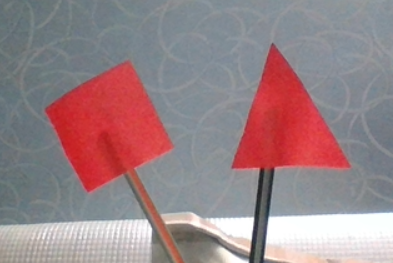
#> input picture original.PNG, 393 x 263 px, given in place of the camera
$ jupyter execute red-shapes-tracking.ipynb   (older library calls are emulated)
#> lines starting #> are read from the running program, lines starting #| are printed output that depends on the picture; after the words box and inside, x2 and y2 are one past the last pixel; in counts of white or black regions, pixels touching at a corner belong together
[cell 1]
import cv2
import numpy as np

[cell 2]
cap = cv2.VideoCapture(0)

[cell 3]
while True:
    _,frame = cap.read()
#> frame is the input picture: shape (263, 393, 3); mean B, G, R 135.5, 131.4, 153.2
    cv2.imshow('frame',frame)
    hsv = cv2.cvtColor(frame,cv2.COLOR_BGR2HSV)
#> hsv: shape (263, 393, 3); mean H, S, V 102.6, 51.5, 161.9
    lower_red = np.array([0,100,50])
    upper_red = np.array([2,255,255])
    mask0 = cv2.inRange(hsv, lower_red, upper_red)
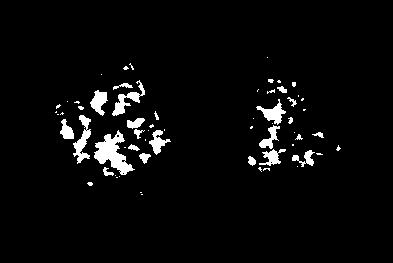
#> mask0: shape (263, 393); 3.9% white; 63 white regions (40 under 20 px), largest, box (x1, y1, x2, y2) and area: (94, 130, 135, 175) 809, (73, 115, 91, 164) 383, (112, 80, 145, 116) 346
    lower_red = np.array([174,100,50])
    upper_red = np.array([180,255,255])
    mask1 = cv2.inRange(hsv, lower_red, upper_red)
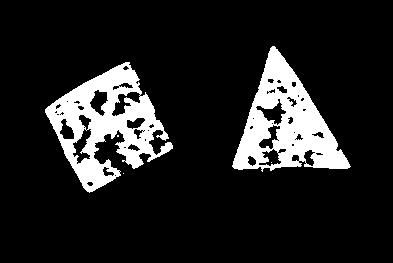
#> mask1: shape (263, 393); 13.2% white; 5 white regions (3 under 20 px), largest, box (x1, y1, x2, y2) and area: (45, 62, 173, 193) 7006, (232, 46, 351, 172) 6592
    mask = mask0+mask1
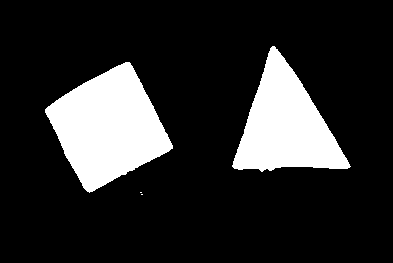
#> mask: shape (263, 393); 17% white; 4 white regions (2 under 20 px), largest, box (x1, y1, x2, y2) and area: (45, 62, 173, 193) 9761, (232, 46, 351, 172) 7832
    res = cv2.bitwise_and(frame,frame, mask= mask)
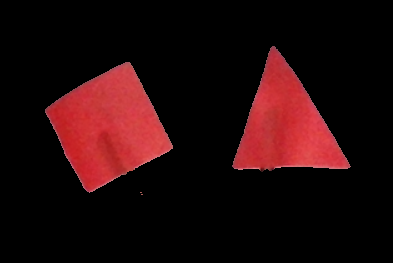
#> res: shape (263, 393, 3); mean B, G, R 10.6, 9.6, 34.1
    median=cv2.medianBlur(res,21)
    gray = cv2.cvtColor(median,cv2.COLOR_BGR2GRAY)
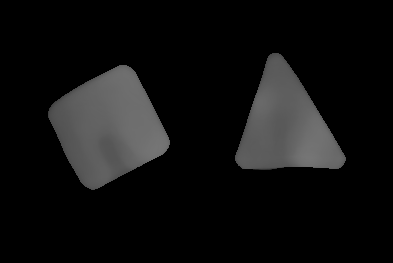
#> gray: shape (263, 393); min 0, max 117, mean 16.3
    _,binary = cv2.threshold(gray,50,255,cv2.THRESH_BINARY)
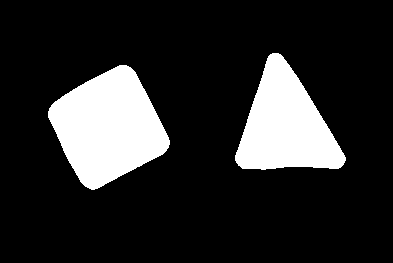
#> binary: shape (263, 393); 16.7% white; 2 white regions
    _, contours, _ = cv2.findContours(binary,cv2.RETR_TREE,cv2.CHAIN_APPROX_SIMPLE)
#> contours = 2 contours; box (x1, y1, x2, y2) and area: (48, 65, 170, 190) 9445, (235, 53, 346, 170) 7478
    for cnt in contours:
        approx=cv2.approxPolyDP(cnt,0.1*cv2.arcLength(cnt,True),True)
        cv2.drawContours(frame,[approx],0,(0,255,0),5)
#> this loop made 2 passes
#> approx on passes 1 to 2: [[126, 65], [48, 111], [91, 189], [169, 144]], [[270, 54], [236, 162], [340, 167]]
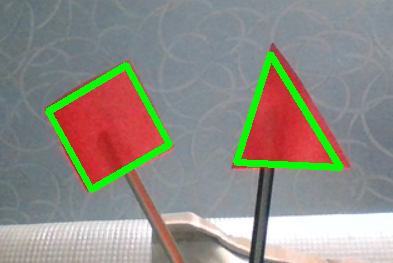
#> frame: shape (263, 393, 3); 4.74% of pixels changed, all inside (x1, y1, x2, y2) = (45, 51, 344, 193)
    cv2.imshow('binary',binary)
    cv2.imshow('gray',gray)
    cv2.imshow('median',median)
    cv2.imshow('frame',frame)
    cv2.imshow('res',res)
    if cv2.waitKey(1) & 0xFF == ord('q'):
#> (key q is pressed here)
        break

cap.release()
cv2.destroyAllWindows()
